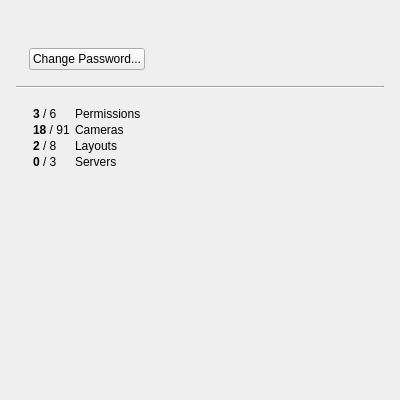
<?xml version="1.0" encoding="UTF-8"?>
<ui version="4.0">
 <class>UserProfileWidget</class>
 <widget class="QWidget" name="UserProfileWidget">
  <property name="geometry">
   <rect>
    <x>0</x>
    <y>0</y>
    <width>400</width>
    <height>400</height>
   </rect>
  </property>
  <layout class="QVBoxLayout" name="verticalLayout_4" stretch="0,0,1">
   <property name="spacing">
    <number>0</number>
   </property>
   <property name="leftMargin">
    <number>0</number>
   </property>
   <property name="topMargin">
    <number>0</number>
   </property>
   <property name="rightMargin">
    <number>0</number>
   </property>
   <property name="bottomMargin">
    <number>0</number>
   </property>
   <item>
    <widget class="QStackedWidget" name="stackedWidget">
     <property name="currentIndex">
      <number>0</number>
     </property>
     <widget class="QWidget" name="localUserPage">
      <layout class="QVBoxLayout" name="verticalLayout">
       <property name="spacing">
        <number>8</number>
       </property>
       <property name="leftMargin">
        <number>16</number>
       </property>
       <property name="topMargin">
        <number>16</number>
       </property>
       <property name="rightMargin">
        <number>16</number>
       </property>
       <property name="bottomMargin">
        <number>0</number>
       </property>
       <item>
        <widget class="nx::vms::client::desktop::InputField" name="loginInputField" native="true"/>
       </item>
       <item>
        <widget class="nx::vms::client::desktop::InputField" name="nameInputField" native="true"/>
       </item>
       <item>
        <widget class="nx::vms::client::desktop::InputField" name="emailInputField" native="true"/>
       </item>
       <item>
        <widget class="QWidget" name="changePasswordWidget" native="true">
         <layout class="QHBoxLayout" name="horizontalLayout">
          <property name="leftMargin">
           <number>0</number>
          </property>
          <property name="topMargin">
           <number>8</number>
          </property>
          <property name="rightMargin">
           <number>0</number>
          </property>
          <property name="bottomMargin">
           <number>8</number>
          </property>
          <item>
           <widget class="QLabel" name="changePasswordSpacerLabel"/>
          </item>
          <item>
           <widget class="QPushButton" name="changePasswordButton">
            <property name="sizePolicy">
             <sizepolicy hsizetype="Fixed" vsizetype="Fixed">
              <horstretch>0</horstretch>
              <verstretch>0</verstretch>
             </sizepolicy>
            </property>
            <property name="text">
             <string>Change Password...</string>
            </property>
           </widget>
          </item>
          <item>
           <spacer name="horizontalSpacer">
            <property name="orientation">
             <enum>Qt::Horizontal</enum>
            </property>
            <property name="sizeHint" stdset="0">
             <size>
              <width>40</width>
              <height>20</height>
             </size>
            </property>
           </spacer>
          </item>
         </layout>
        </widget>
       </item>
       <item>
        <widget class="Line" name="line">
         <property name="orientation">
          <enum>Qt::Horizontal</enum>
         </property>
        </widget>
       </item>
      </layout>
     </widget>
     <widget class="QWidget" name="cloudUserPage">
      <layout class="QVBoxLayout" name="verticalLayout_2">
       <property name="spacing">
        <number>0</number>
       </property>
       <property name="leftMargin">
        <number>0</number>
       </property>
       <property name="topMargin">
        <number>0</number>
       </property>
       <property name="rightMargin">
        <number>0</number>
       </property>
       <property name="bottomMargin">
        <number>8</number>
       </property>
       <item>
        <widget class="QnCloudUserPanelWidget" name="cloudPanelWidget" native="true"/>
       </item>
       <item>
        <widget class="Line" name="line_2">
         <property name="frameShadow">
          <enum>QFrame::Plain</enum>
         </property>
         <property name="orientation">
          <enum>Qt::Horizontal</enum>
         </property>
        </widget>
       </item>
      </layout>
     </widget>
    </widget>
   </item>
   <item>
    <widget class="QWidget" name="widget" native="true">
     <layout class="QVBoxLayout" name="verticalLayout_3">
      <property name="spacing">
       <number>8</number>
      </property>
      <property name="leftMargin">
       <number>16</number>
      </property>
      <property name="topMargin">
       <number>8</number>
      </property>
      <property name="rightMargin">
       <number>16</number>
      </property>
      <property name="bottomMargin">
       <number>0</number>
      </property>
      <item>
       <widget class="nx::vms::client::desktop::InputField" name="groupInputField" native="true"/>
      </item>
      <item>
       <layout class="QHBoxLayout" name="permissionsLayouyt">
        <item>
         <widget class="QLabel" name="permissionsSpacerLabel"/>
        </item>
        <item>
         <widget class="QLabel" name="permissionsLabel">
          <property name="text">
           <string notr="true">&lt;table&gt;
&lt;tr&gt;&lt;td&gt;&lt;b&gt;3&lt;/b&gt; / 6&lt;/td&gt;&lt;td&gt;&lt;/td&gt;&lt;td&gt;Permissions&lt;/td&gt;&lt;/tr&gt;
&lt;tr&gt;&lt;td&gt;&lt;b&gt;18&lt;/b&gt; / 91&lt;/td&gt;&lt;td&gt;&lt;/td&gt;&lt;td&gt;Cameras&lt;/td&gt;&lt;/tr&gt;
&lt;tr&gt;&lt;td&gt;&lt;b&gt;2&lt;/b&gt; / 8&lt;/td&gt;&lt;td&gt;&lt;/td&gt;&lt;td&gt;Layouts&lt;/td&gt;&lt;/tr&gt;
&lt;tr&gt;&lt;td&gt;&lt;b&gt;0&lt;/b&gt; / 3&lt;/td&gt;&lt;td&gt;&lt;/td&gt;&lt;td&gt;Servers&lt;/td&gt;&lt;/tr&gt;
&lt;/table&gt;</string>
          </property>
          <property name="textFormat">
           <enum>Qt::RichText</enum>
          </property>
         </widget>
        </item>
        <item>
         <spacer name="horizontalSpacer_2">
          <property name="orientation">
           <enum>Qt::Horizontal</enum>
          </property>
          <property name="sizeHint" stdset="0">
           <size>
            <width>40</width>
            <height>20</height>
           </size>
          </property>
         </spacer>
        </item>
       </layout>
      </item>
     </layout>
    </widget>
   </item>
   <item>
    <spacer name="verticalSpacer">
     <property name="orientation">
      <enum>Qt::Vertical</enum>
     </property>
     <property name="sizeHint" stdset="0">
      <size>
       <width>20</width>
       <height>40</height>
      </size>
     </property>
    </spacer>
   </item>
  </layout>
 </widget>
 <customwidgets>
  <customwidget>
   <class>nx::vms::client::desktop::InputField</class>
   <extends>QWidget</extends>
   <header location="global">nx/vms/client/desktop/common/widgets/input_field.h</header>
   <container>1</container>
  </customwidget>
  <customwidget>
   <class>QnCloudUserPanelWidget</class>
   <extends>QWidget</extends>
   <header location="global">ui/widgets/properties/cloud_user_panel_widget.h</header>
   <container>1</container>
  </customwidget>
 </customwidgets>
 <resources/>
 <connections/>
</ui>
